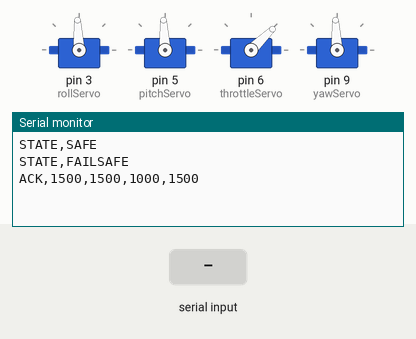
This sketch was run on a simulated Arduino Uno, built with avr-gcc and run on an emulated ATmega328P. On the bench: 4 × servo, the last lines printed to the serial monitor. The inputs (shaded band) are chosen by the test bench.

Above: at 1.2 s.
1.3 s: "PREVIEW,\n" received over Serial
At 2.4 s:
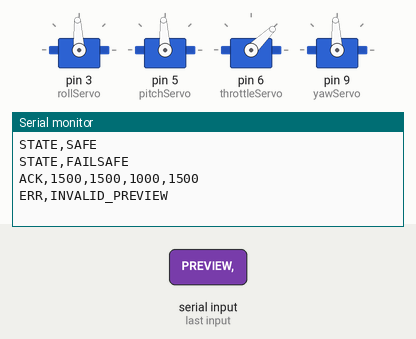
2.8 s: byte 10 ('\n') received over Serial
At 3.6 s:
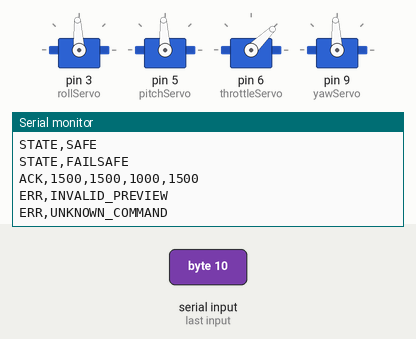
4.3 s: "STOP\n" received over Serial
At 4.7 s:
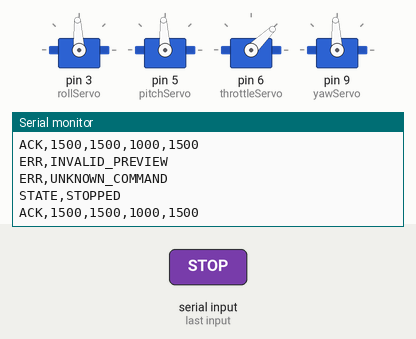
5.8 s: "RESET,\n" received over Serial
At 7.0 s:
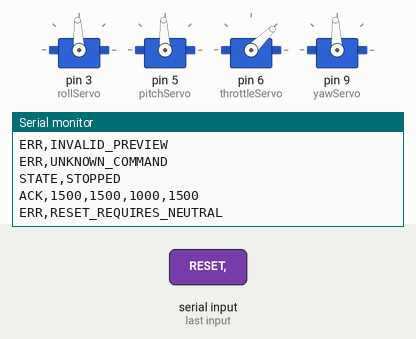

The sketch:

kk_receiver_simulator.ino
```cpp
#include <Servo.h>
#include <stdint.h>
#include <stdlib.h>
#include <string.h>

// Servo uses timer interrupts, so all four outputs continue while Serial is parsed.
// Outputs: roll D3, pitch D5, throttle D6, yaw D9.
Servo rollServo, pitchServo, throttleServo, yawServo;
enum State { SAFE, ACTIVE, FAILSAFE, STOPPED };
State state = SAFE;
const unsigned long WATCHDOG_MS = 300;
unsigned long lastValidMs = 0;
char input[48];
uint8_t inputLength = 0;
bool overflow = false;
bool neutralRcSeen = false;
int applied[4] = {1500, 1500, 1000, 1500};

const char* stateName() {
  switch (state) {
    case SAFE: return "SAFE";
    case ACTIVE: return "ACTIVE";
    case FAILSAFE: return "FAILSAFE";
    default: return "STOPPED";
  }
}

void announceState() {
  Serial.print(F("STATE,"));
  Serial.println(stateName());
}

void apply(const int values[4]) {
  for (uint8_t i = 0; i < 4; ++i) applied[i] = values[i];
  rollServo.writeMicroseconds(applied[0]);
  pitchServo.writeMicroseconds(applied[1]);
  throttleServo.writeMicroseconds(applied[2]);
  yawServo.writeMicroseconds(applied[3]);
}

void safeOutputs() {
  const int safe[4] = {1500, 1500, 1000, 1500};
  apply(safe);
}

void acknowledge() {
  Serial.print(F("ACK,"));
  for (uint8_t i = 0; i < 4; ++i) {
    if (i) Serial.print(',');
    Serial.print(applied[i]);
  }
  Serial.println();
}

// Parse exactly four decimal fields without accepting signs, spaces or trailing data.
bool parseValues(const char* p, int out[4]) {
  for (uint8_t i = 0; i < 4; ++i) {
    if (*p < '0' || *p > '9') return false;
    long value = 0;
    uint8_t digits = 0;
    while (*p >= '0' && *p <= '9') {
      value = value * 10 + (*p++ - '0');
      if (++digits > 4) return false;
    }
    if (value < 1000 || value > 2000) return false;
    out[i] = (int)value;
    if (i < 3) { if (*p++ != ',') return false; }
    else if (*p != '\0') return false;
  }
  return true;
}

bool neutral(const int values[4]) {
  return values[0] == 1500 && values[1] == 1500 && values[2] == 1000 && values[3] == 1500;
}

void process(char* line) {
  // Telemetry is accepted in every state, but never touches outputs or watchdog.
  if (strncmp(line, "PREVIEW,", 8) == 0) {
    int values[4];
    if (!parseValues(line + 8, values)) { Serial.println(F("ERR,INVALID_PREVIEW")); return; }
    Serial.print(F("PREVIEW_ACK,"));
    for (uint8_t i = 0; i < 4; ++i) { if (i) Serial.print(','); Serial.print(values[i]); }
    Serial.println(); return;
  }
  if (strcmp(line, "STOP") == 0) {
    safeOutputs(); state = STOPPED; neutralRcSeen = false; announceState(); acknowledge(); return;
  }
  if (strncmp(line, "RESET,", 6) == 0) {
    int values[4];
    if (!parseValues(line + 6, values) || !neutral(values)) { Serial.println(F("ERR,RESET_REQUIRES_NEUTRAL")); return; }
    safeOutputs(); state = SAFE; neutralRcSeen = false; lastValidMs = millis(); announceState(); acknowledge(); return;
  }
  if (strcmp(line, "ENABLE") == 0) {
    if (state != SAFE || !neutralRcSeen || !neutral(applied) || (unsigned long)(millis() - lastValidMs) >= WATCHDOG_MS) {
      Serial.println(F("ERR,ENABLE_REQUIRES_FRESH_NEUTRAL")); return;
    }
    state = ACTIVE; announceState(); return;
  }
  if (strncmp(line, "RC,", 3) == 0) {
    int values[4];
    if (!parseValues(line + 3, values)) { Serial.println(F("ERR,INVALID_RC")); return; }
    if (state == STOPPED || state == FAILSAFE) { Serial.println(F("ERR,LATCHED")); return; }
    if (state == SAFE && !neutral(values)) { Serial.println(F("ERR,SAFE_REQUIRES_NEUTRAL")); return; }
    apply(values); lastValidMs = millis(); if (state == SAFE) neutralRcSeen = true; acknowledge(); return;
  }
  Serial.println(F("ERR,UNKNOWN_COMMAND"));
}

void setup() {
  // Preload throttle minimum before enabling its timer-driven pin output.
  throttleServo.writeMicroseconds(1000);
  rollServo.attach(3);
  pitchServo.attach(5);
  throttleServo.attach(6);
  yawServo.attach(9);
  safeOutputs();
  Serial.begin(115200);
  lastValidMs = millis();
  announceState();
}

void loop() {
  // Run the watchdog before parsing new input; a late message cannot revive an expired state.
  if ((state == SAFE || state == ACTIVE) && (unsigned long)(millis() - lastValidMs) >= WATCHDOG_MS) {
    safeOutputs(); state = FAILSAFE; neutralRcSeen = false; announceState(); acknowledge();
  }
  // Bound work per iteration so an unending serial stream cannot starve the watchdog.
  for (uint8_t processed = 0; processed < 32 && Serial.available() > 0; ++processed) {
    const char ch = (char)Serial.read();
    if (ch == '\n') {
      if (overflow) Serial.println(F("ERR,OVERFLOW"));
      else { input[inputLength] = '\0'; if (inputLength && input[inputLength - 1] == '\r') input[--inputLength] = '\0'; process(input); }
      inputLength = 0; overflow = false;
    } else if (!overflow) {
      if (inputLength < sizeof(input) - 1) input[inputLength++] = ch;
      else overflow = true;
    }
  }
}
```

Measured:
- after the input at 1.3 s, the serial monitor: prints a new line at once (image 1)
- after the input at 2.8 s, the serial monitor: prints a new line at once (image 2)
- after the input at 4.3 s, the serial monitor: prints a new line at once (image 3)
- after the input at 5.8 s, the serial monitor: prints a new line at once (image 4)
